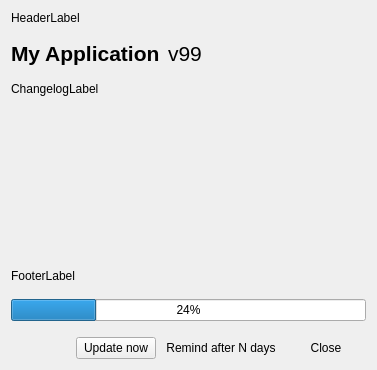
<?xml version="1.0" encoding="UTF-8"?>
<ui version="4.0">
 <class>MainWindow</class>
 <widget class="QWidget" name="MainWindow">
  <property name="geometry">
   <rect>
    <x>0</x>
    <y>0</y>
    <width>377</width>
    <height>370</height>
   </rect>
  </property>
  <property name="sizePolicy">
   <sizepolicy hsizetype="Minimum" vsizetype="Minimum">
    <horstretch>0</horstretch>
    <verstretch>0</verstretch>
   </sizepolicy>
  </property>
  <property name="maximumSize">
   <size>
    <width>16777215</width>
    <height>16777215</height>
   </size>
  </property>
  <property name="windowTitle">
   <string>MainWindow</string>
  </property>
  <layout class="QVBoxLayout" name="verticalLayout">
   <property name="spacing">
    <number>16</number>
   </property>
   <item>
    <widget class="QLabel" name="header">
     <property name="text">
      <string>HeaderLabel</string>
     </property>
    </widget>
   </item>
   <item>
    <widget class="QWidget" name="widget_2" native="true">
     <layout class="QHBoxLayout" name="horizontalLayout_2">
      <property name="spacing">
       <number>8</number>
      </property>
      <property name="leftMargin">
       <number>0</number>
      </property>
      <property name="topMargin">
       <number>0</number>
      </property>
      <property name="rightMargin">
       <number>0</number>
      </property>
      <property name="bottomMargin">
       <number>0</number>
      </property>
      <item>
       <widget class="QLabel" name="app_label">
        <property name="font">
         <font>
          <pointsize>16</pointsize>
          <bold>true</bold>
         </font>
        </property>
        <property name="text">
         <string notr="true">My Application</string>
        </property>
       </widget>
      </item>
      <item>
       <widget class="QLabel" name="version">
        <property name="font">
         <font>
          <pointsize>16</pointsize>
         </font>
        </property>
        <property name="text">
         <string>v99</string>
        </property>
       </widget>
      </item>
      <item>
       <spacer name="horizontalSpacer_2">
        <property name="orientation">
         <enum>Qt::Horizontal</enum>
        </property>
        <property name="sizeHint" stdset="0">
         <size>
          <width>40</width>
          <height>20</height>
         </size>
        </property>
       </spacer>
      </item>
     </layout>
    </widget>
   </item>
   <item>
    <widget class="QLabel" name="changelog">
     <property name="sizePolicy">
      <sizepolicy hsizetype="Fixed" vsizetype="Fixed">
       <horstretch>0</horstretch>
       <verstretch>0</verstretch>
      </sizepolicy>
     </property>
     <property name="text">
      <string>ChangelogLabel</string>
     </property>
     <property name="wordWrap">
      <bool>false</bool>
     </property>
    </widget>
   </item>
   <item>
    <spacer name="verticalSpacer">
     <property name="orientation">
      <enum>Qt::Vertical</enum>
     </property>
     <property name="sizeHint" stdset="0">
      <size>
       <width>20</width>
       <height>0</height>
      </size>
     </property>
    </spacer>
   </item>
   <item>
    <widget class="QLabel" name="footer">
     <property name="text">
      <string>FooterLabel</string>
     </property>
    </widget>
   </item>
   <item>
    <widget class="QProgressBar" name="progress">
     <property name="value">
      <number>24</number>
     </property>
    </widget>
   </item>
   <item>
    <widget class="QWidget" name="action_bar" native="true">
     <layout class="QHBoxLayout" name="horizontalLayout">
      <property name="leftMargin">
       <number>0</number>
      </property>
      <property name="topMargin">
       <number>0</number>
      </property>
      <property name="rightMargin">
       <number>0</number>
      </property>
      <property name="bottomMargin">
       <number>0</number>
      </property>
      <item>
       <spacer name="horizontalSpacer">
        <property name="orientation">
         <enum>Qt::Horizontal</enum>
        </property>
        <property name="sizeHint" stdset="0">
         <size>
          <width>40</width>
          <height>20</height>
         </size>
        </property>
       </spacer>
      </item>
      <item>
       <widget class="QPushButton" name="button_confirm">
        <property name="text">
         <string>Update now</string>
        </property>
        <property name="icon">
         <iconset theme="confirm">
          <normaloff>.</normaloff>.</iconset>
        </property>
       </widget>
      </item>
      <item>
       <widget class="QPushButton" name="button_later">
        <property name="text">
         <string>Remind after N days</string>
        </property>
        <property name="shortcut">
         <string>Ctrl+D</string>
        </property>
        <property name="flat">
         <bool>true</bool>
        </property>
       </widget>
      </item>
      <item>
       <widget class="QPushButton" name="button_close">
        <property name="text">
         <string>Close</string>
        </property>
        <property name="shortcut">
         <string>Ctrl+W</string>
        </property>
        <property name="flat">
         <bool>true</bool>
        </property>
       </widget>
      </item>
     </layout>
    </widget>
   </item>
  </layout>
 </widget>
 <resources/>
 <connections>
  <connection>
   <sender>button_close</sender>
   <signal>clicked()</signal>
   <receiver>MainWindow</receiver>
   <slot>on_dismiss()</slot>
   <hints>
    <hint type="sourcelabel">
     <x>456</x>
     <y>340</y>
    </hint>
    <hint type="destinationlabel">
     <x>255</x>
     <y>184</y>
    </hint>
   </hints>
  </connection>
  <connection>
   <sender>button_confirm</sender>
   <signal>clicked()</signal>
   <receiver>MainWindow</receiver>
   <slot>on_confirm()</slot>
   <hints>
    <hint type="sourcelabel">
     <x>216</x>
     <y>340</y>
    </hint>
    <hint type="destinationlabel">
     <x>255</x>
     <y>184</y>
    </hint>
   </hints>
  </connection>
  <connection>
   <sender>button_later</sender>
   <signal>clicked()</signal>
   <receiver>MainWindow</receiver>
   <slot>on_later()</slot>
   <hints>
    <hint type="sourcelabel">
     <x>338</x>
     <y>340</y>
    </hint>
    <hint type="destinationlabel">
     <x>255</x>
     <y>184</y>
    </hint>
   </hints>
  </connection>
 </connections>
 <slots>
  <slot>on_confirm()</slot>
  <slot>on_later()</slot>
  <slot>on_dismiss()</slot>
 </slots>
</ui>
